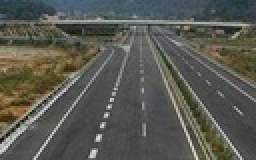
%> input picture doc/picture/1.jpeg, 128 x 80 px, shrunk from 240 x 150 before the run (shown 2 times larger)
$ octave line_pick_up.m   (GNU Octave 9; MATLAB toolbox functions it lacks are replaced by stand-ins)
%> lines starting %> are read from the running program, lines starting %| are printed output that depends on the picture; in (x1, y1, x2, y2) boxes, pixels count from 0 and x2, y2 are one past the last pixel; in counts of white or black regions, pixels touching at a corner belong together; the program's own positions count from 1
clc
clf
clear

% 读入指定路径的图片
imgFolder = '/home/freelings/文档/matlab/files/doc/picture'; %指定路径
picture = imread(fullfile(imgFolder,'1.jpeg')); %读入图像
%> picture is the input picture: size 80x128x3 uint8; mean R, G, B 88.8, 89, 81.6
picture = im2double(picture);
%> picture: size 80x128x3 double
Row = size(picture,1);
%> Row = 80
Column = size(picture,2);
%> Column = 128
% 读入指定路径的图片结束

figure(1);
subplot(1, 2, 1);
imshow(picture);
title('picture.jpeg');

%灰度处理
for i=1:Row
    for j=1:Column
      picture(i,j,1) =   0.3*picture(i,j,1)+ 0.59*picture(i,j,2)+0.11*picture(i,j,3);
      picture(i,j,2) =   0.3*picture(i,j,1)+ 0.59*picture(i,j,2)+0.11*picture(i,j,3);
      picture(i,j,3) =   0.3*picture(i,j,1)+ 0.59*picture(i,j,2)+0.11*picture(i,j,3);
    end
end
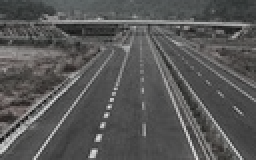
%> picture: size 80x128x3 double (shown 2 times larger); mean R, G, B 0.346, 0.345, 0.342
%灰度处理结束

subplot(1, 2, 2);
imshow(picture);
title('picture.jpeg灰度化');

%二值化处理
sum = 0;
for i=1:Row
    for j=1:Column
     sum =  sum + picture(i,j,1)+picture(i,j,2)+picture(i,j,3);
    end
end
%> after the loop, sum = 10578.1
average = sum/(Row*Column);
%> average = 1.03
for i=1:Row
    for j=1:Column
        if( picture(i,j,1)+picture(i,j,2)+picture(i,j,3) < average - 0.3)
            picture(i,j,1) = 0;
            picture(i,j,2) = 0;
            picture(i,j,3) = 0;
        else
            picture(i,j,1) = 1;
            picture(i,j,2) = 1;
            picture(i,j,3) = 1;
        end
    end
end
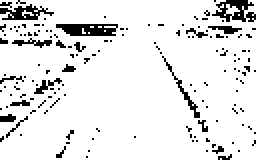
%> picture: size 80x128x3 double (shown 2 times larger); values 0 (black) and 1 (white), 90.1% white; black in thin lines or dots
%二值化处理结束

figure(2);
% subplot(1, 2, 1);
imshow( picture );
title('picture.jpeg二值化');

%轮廓处理
picture_line(Row,Column,3) = 0;
%> picture_line: size 80x128x3 double; every value is 0

for num=1:3
     picture_line(1,1,num) = picture(1,1,num);
     picture_line(1,Column,num) = picture(1,Column,num);
     picture_line(Row,1,num) = picture(Row,1,num);
     picture_line(Row,Column,num) = picture(Row,Column,num);

end
%> picture_line: size 80x128x3 double; values 0 (black) and 1 (white), 0.04% white in thin lines or dots

sum_line_point = 0;
for j=2:Column-1
    sum_line_point =  picture(1,j-1,1) + picture(2,j-1,1) + picture(2,j,1) + picture(1,j+1,1) + picture(2,j+1,1);
    if ( sum_line_point==1 ||sum_line_point==2)
        picture_line(1,j,1) = 0;
        picture_line(1,j,2) = 0;
        picture_line(1,j,3) = 0;
    else
        picture_line(1,j,1) = 1;
        picture_line(1,j,2) = 1;
        picture_line(1,j,3) = 1;
    end
    sum_line_point = 0;
end
%> this loop made 126 passes
%> picture_line: size 80x128x3 double; values 0 (black) and 1 (white), 1.2% white in thin lines or dots

sum_line_point = 0;
for j=2:Column-1
    sum_line_point = picture(Row,j-1,1) + picture(Row-1,j-1,1) + picture(Row,j+1,1) + picture(Row-1,j,1) + picture(Row-1,j+1,1);
    if ( sum_line_point==1 ||sum_line_point==2)
        picture_line(Row,j,1) = 0;
        picture_line(Row,j,2) = 0;
        picture_line(Row,j,3) = 0;
    else
        picture_line(Row,j,1) = 1;
        picture_line(Row,j,2) = 1;
        picture_line(Row,j,3) = 1;
    end
    sum_line_point = 0;
end
%> this loop made 126 passes
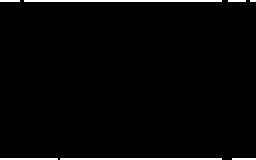
%> picture_line: size 80x128x3 double (shown 2 times larger); values 0 (black) and 1 (white), 2.4% white in thin lines or dots

sum_line_point = 0;
for i=2:Row-1
    sum_line_point = picture(i-1,1,1) + picture(i-1,2,1) + picture(i,2,1) + picture(i+1,1,1) + picture(i+1,2,1);
    if ( sum_line_point==1 ||sum_line_point==2)
        picture_line(i,1,1) = 0;
        picture_line(i,1,2) = 0;
        picture_line(i,1,3) = 0;
    else
        picture_line(i,1,1) = 1;
        picture_line(i,1,2) = 1;
        picture_line(i,1,3) = 1;
    end
    sum_line_point = 0;
end
%> this loop made 78 passes
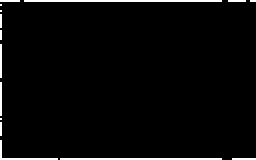
%> picture_line: size 80x128x3 double (shown 2 times larger); values 0 (black) and 1 (white), 3% white in thin lines or dots

sum_line_point = 0;
for i=2:Row-1
    sum_line_point = picture(i-1,Column,1) + picture(i-1,Column-1,1) + picture(i,Column-1,1) + picture(i+1,Column-1,1) + picture(i+1,Column,1);
    if ( sum_line_point==1 ||sum_line_point==2)
        picture_line(i,Column,1) = 0;
        picture_line(i,Column,2) = 0;
        picture_line(i,Column,3) = 0;
    else
        picture_line(i,Column,1) = 1;
        picture_line(i,Column,2) = 1;
        picture_line(i,Column,3) = 1;
    end
    sum_line_point = 0;
end
%> this loop made 78 passes
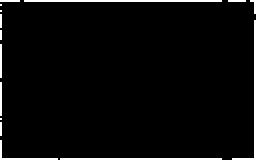
%> picture_line: size 80x128x3 double (shown 2 times larger); values 0 (black) and 1 (white), 3.7% white in thin lines or dots

sum_line_point = 0;
for i=2:Row-1
    for j=2:Column-1
        for k=1:3
            for l=1:3
                sum_line_point  =  sum_line_point + picture(i-2+k,j-2+l,1);
            end
        end

        if (sum_line_point==1||sum_line_point==2||sum_line_point==3||sum_line_point==4)
            picture_line(i,j,1) = 0;
            picture_line(i,j,2) = 0;
            picture_line(i,j,3) = 0;
        else
            picture_line(i,j,1) = 1;
            picture_line(i,j,2) = 1;
            picture_line(i,j,3) = 1;
        end
        sum_line_point = 0;
    end
end
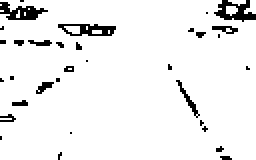
%> picture_line: size 80x128x3 double (shown 2 times larger); values 0 (black) and 1 (white), 94% white; black in thin lines or dots
%轮廓处理结束

figure(3)
% subplot(1, 2, 1);
imshow(picture_line);
title('picture的轮廓处理');

%提取短直线
result_1(1,4)=0;%矩形边上有点的坐标
result_2(1,4)=0;%矩形斜线上有线的坐标
num=0;
distance=0;
count = 0;
for i=11:Row-11
    for j=1:Column-11

        if(picture_line(i,j,1)==0)
            for k=0:9
                if (picture_line(i-10,j+k,1)==0)
                    num = num + 1;
                    result_1(num,1) = i-10;
                    result_1(num,2) = j+k;
                    result_1(num,3) = i;
                    result_1(num,4) = j;
                end
            end

            for l=0:20
                if (picture_line(i-10+l,j+10,1)==0)
                    num = num + 1;
                    result_1(num,1) = i-10+l;
                    result_1(num,2) = j+10;
                    result_1(num,3) = i;
                    result_1(num,4) = j;
                end
            end

            for m=0:9
                if (picture_line(i+10,j+m,1)==0)
                    num = num + 1;
                    result_1(num,1) = i+10;
                    result_1(num,2) = j+m;
                    result_1(num,3) = i;
                    result_1(num,4) = j;
                end
            end

            for n=1:size(result_1,1)
                distance = sqrt( ( result_1(n,1)-result_1(n,3) )^2 + ( result_1(n,2)-result_1(n,4) )^2 );
                for p=1:round(distance)
                    if  picture_line( round(result_1(n,3) + (result_1(n,1)-result_1(n,3))*p/distance), round(result_1(n,4) + (result_1(n,2)-result_1(n,4))*p/distance),1)==1
                        break;
                    elseif p==round(distance)
                        count = count+1;
                        result_2(count,1)=result_1(n,3);
                        result_2(count,2)=result_1(n,4);
                        result_2(count,3)=result_1(n,1);
                        result_2(count,4)=result_1(n,2);
                    end
                end
            end
            result_1(:,:)=0;
            num=0;

        % if(picture_line(i,j,1)==0)结束
        end

    end
end
%> after the loop, count = 69; distance = 0; num = 0; result_1 = 18 rows, first 8: [0 0 0 0; 0 0 0 0; 0 0 0 0; 0 0 0 0; 0 0 0 0; 0 0 0 0; 0 0 0 0; 0 0 0 0]; result_2 = 69 rows, first 8: [13 30 13 40; 13 31 13 41; 13 32 13 42; 13 33 13 43; 13 34 13 44; 13 35 13 45; 13 39 14 49; 13 40 14 50]
%提取短直线结束

picture_line_dispose = picture_line;
    for q=1:size(result_2,1)
        picture_line_dispose (result_2(q,1),result_2(q,2),1) = 1;
        picture_line_dispose (result_2(q,1),result_2(q,2),2) = 0;
        picture_line_dispose (result_2(q,1),result_2(q,2),3) = 0;
    end
%> this loop made 69 passes
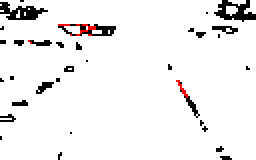
%> picture_line_dispose: size 80x128x3 double (shown 2 times larger); 0.45% of pixels changed, all inside (x1, y1, x2, y2) = (14, 12, 94, 49)

figure(4)
% subplot(1, 2, 1);
imshow(picture_line_dispose);
title('picture的短直线起点');

% 整合长直线
result_3(1,4)=0;
result_4(1,5)=0;
line_num=0;
Judge_rate = 0.80;
RATE = 1;
judge_black = 0;
match_flag =0;

for r=1:size(result_2,1)
	result_3(r,1)=result_2(r,1);
    result_3(r,2)=result_2(r,2);%起点

    if  result_4(1,1)~=0
        for line_num=1:size(result_4,1)
            angle1= atan2(result_3(r,2)-result_4(line_num,2),result_3(r,1)-result_4(line_num,1));
            angle2= atan2(result_4(line_num,4)-result_3(r,2),result_4(line_num,3)-result_3(r,1));
            if abs(angle_minus_circle(angle1,angle2)) < 1.3
                match_flag=1;
            end
        end
    end

    if match_flag ==1
        match_flag =0;
        continue;
    end

    distance=0;
    for s=1:size(result_2,1)
     distance_temp = sqrt( ( result_3(r,1)-result_2(s,3) )^2 + ( result_3(r,2)-result_2(s,4) )^2 );

        for t=1:round(distance_temp)
            if  picture_line( round(result_3(r,1) + (result_2(s,3)-result_3(r,1))*t/distance_temp), round(result_3(r,2) + (result_2(s,4)-result_3(r,2))*t/distance_temp),1)==0
                judge_black = judge_black +1;
            end
        end

        RATE = double( judge_black/round(distance_temp) );
        judge_black = 0;%计数器置0

        if RATE > Judge_rate&&distance_temp>distance
            distance = distance_temp;
            result_3(r,3) = result_2(s,3);
            result_3(r,4) = result_2(s,4);
        end

    end

    if result_3(r,3)~=0
        if(result_4(1,1)==0)
            result_4(1,1)=result_3(r,1);
            result_4(1,2)=result_3(r,2);
            result_4(1,3)=result_3(r,3);
            result_4(1,4)=result_3(r,4);
            result_4(1,5)= distance;
        else
            line_num = size(result_4,1);
            result_4(line_num+1,1)=result_3(r,1);
            result_4(line_num+1,2)=result_3(r,2);
            result_4(line_num+1,3)=result_3(r,3);
            result_4(line_num+1,4)=result_3(r,4);
            result_4(line_num+1,5)=distance;
        end
    end
end
%> this loop made 69 passes
%> line_num on passes 40, 42: 1, 2
%> after the loop, angle1 = 0.559; angle2 = 0.464; line_num = 3; result_3 = 69 rows, first 8: [13 30 15 58; 13 31 0 0; 13 32 0 0; 13 33 0 0; 13 34 0 0; 13 35 0 0; 13 39 0 0; 13 40 0 0]; result_4 = [13 30 15 58 28.07; 21 15 23 25 10.2; 41 89 59 99 20.59]
% 整合长直线结束

finally_line(Row,Column,:)=1;
%> finally_line: size 80x128 double; values 0 (black) and 1 (white), 0.01% white in thin lines or dots, all inside (x1, y1, x2, y2) = (127, 79, 128, 80)
for i=1:size(result_4,1)
    distance = sqrt( ( result_4(i,1)-result_4(i,3) )^2 + ( result_4(i,2)-result_4(i,4) )^2 );
    for r=1:round(distance)
        finally_line( round(result_4(i,1) + (result_4(i,3)-result_4(i,1))*r/distance), round(result_4(i,2) + (result_4(i,4)-result_4(i,2))*r/distance),1)=1;
        finally_line( round(result_4(i,1) + (result_4(i,3)-result_4(i,1))*r/distance), round(result_4(i,2) + (result_4(i,4)-result_4(i,2))*r/distance),2)=1;
        finally_line( round(result_4(i,1) + (result_4(i,3)-result_4(i,1))*r/distance), round(result_4(i,2) + (result_4(i,4)-result_4(i,2))*r/distance),3)=1;
    end
end
%> this loop made 3 passes
%> distance on passes 1 to 3: 28.07, 10.2, 20.59
%> finally_line: size 80x128x3 double

figure(5)
% subplot(1, 2, 1);
imshow(finally_line);
title('提取直线结果');
% im2double
% uint8→到double
% 0~255→0.0~1.0

$ run again, with doc/picture/3.jpeg copied over doc/picture/1.jpeg
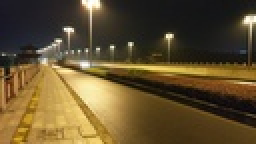
%> input picture doc/picture/3.jpeg, 128 x 72 px, shrunk from 1920 x 1080 before the run (shown 2 times larger)
%> picture is the input picture: size 72x128x3 uint8; mean R, G, B 97.9, 80.1, 46.6
%> after the loop `for i=1:Row`: sum = 8443.8
%> average = 0.916
%> after the loop `for i=1:Row`:
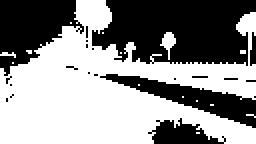
%> picture: size 72x128x3 double (shown 2 times larger); values 0 (black) and 1 (white), 55.7% white; 21 black regions (16 under 20 px), largest, box (x1, y1, x2, y2) and area: (46, 0, 128, 33) 2086, (0, 0, 42, 38) 951, (50, 37, 128, 64) 679, (74, 59, 113, 72) 281, (125, 16, 128, 33) 38
%> the loop `for j=2:Column-1` made 126 passes
%> the loop `for i=2:Row-1` made 70 passes
%> after the loop `for i=11:Row-11`: count = 110; distance = 0; result_1 = 16 rows, first 8: [0 0 0 0; 0 0 0 0; 0 0 0 0; 0 0 0 0; 0 0 0 0; 0 0 0 0; 0 0 0 0; 0 0 0 0]; result_2 = 110 rows, first 8: [11 37 1 38; 11 38 1 38; 12 37 2 38; 12 38 2 38; 13 31 13 41; 13 36 3 38; 13 37 3 38; 13 38 3 38]
%> the loop `for q=1:size(result_2,1)` made 110 passes
%> the loop `for r=1:size(result_2,1)` made 110 passes
%> after the loop `for r=1:size(result_2,1)`: angle1 = 1.26; angle2 = 1.28; line_num = 16; result_3 = 110 rows, first 8: [11 37 1 38; 11 38 1 38; 12 37 1 38; 12 38 1 38; 13 31 13 41; 13 36 0 0; 13 37 0 0; 13 38 0 0]; result_4 = 16 rows, first 8: [11 37 1 38 10.05; 11 38 1 38 10; 12 37 1 38 11.05; 12 38 1 38 11; 13 31 13 41 10; 24 20 18 30 11.66; 25 17 18 30 14.76; 26 17 18 30 15.26]
%> the loop `for i=1:size(result_4,1)` made 16 passes
%> distance on passes 1 to 8: 10.05, 10, 11.05, 11, 10, 11.66, 14.76, 15.26
%> after the loop `for i=1:size(result_4,1)`:
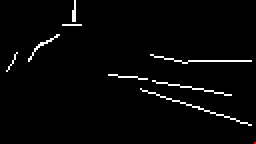
%> finally_line: size 72x128x3 double (shown 2 times larger); mean R, G, B 0.0253, 0.0252, 0.0252
